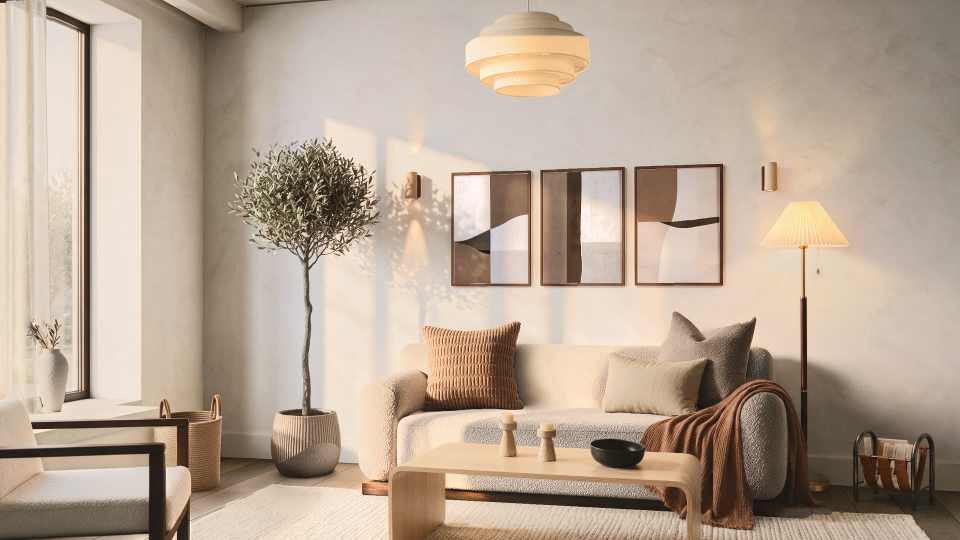
#> input picture assets/renders/living-room/warm-modern/fb13-2026-11-25/default-frame-m0w-fix1-pecan.png, 1920 x 1080 px (shown at 1/2 size)
$ python -i hwlib.py   (imports and definitions only)
#> lines starting #> are read from the running program, lines starting #| are printed output that depends on the picture; after the words box and inside, x2 and y2 are one past the last pixel; in counts of white or black regions, pixels touching at a corner belong together
#!/usr/bin/env python3
"""hwlib.py: shared helpers of the FB13 stage-A hero run (the M0-W canvas 2720 x 1530, the frame box, the clay's masks, the light
measures of the gate, the one display grade)."""
import json
import os

import cv2
import numpy as np
from PIL import Image

SP = "/tmp/claude-0/-home-user-homedesign-app/1b393486-20a3-508a-a0b0-d78a98b7d2b6/scratchpad/fb13-hero"
OUT = os.path.join(SP, "out")
REPO = "/home/user/homedesign-app"
FB13 = os.path.join(REPO, "assets/renders/living-room/warm-modern/fb13-2026-11-25")
FB = (77.4852652259332, 43.427947598253276, 2642.5147347740667, 1486.5720524017468)
W, H = 2720, 1530
PI = {"rug": 801, "vase": 803, "planter": 804, "basket": 805, "magazine-holder": 806, "floor-lamp": 807, "framed-art": 808,
      "accent-sconces": 809, "pendant": 810, "bowl": 811, "candle-holders": 812, "coffee-table": 813, "cushion-left": 814,
      "cushion-right": 815, "cushion-lumbar": 816, "throw": 817, "olive": 830, "candles": 831, "cord": 833}

srgb2lin = lambda a: np.where(a <= 0.04045, a / 12.92, ((a + 0.055) / 1.055) ** 2.4)
lin2srgb = lambda a: np.where(a <= 0.0031308, a * 12.92, 1.055 * np.clip(a, 0, None) ** (1 / 2.4) - 0.055)


def to_lab(rgb):
    return cv2.cvtColor(np.clip(rgb, 0, 1).astype(np.float32), cv2.COLOR_RGB2LAB)
#> returned value: shape (1080, 1920, 3) float32; mean of channels 0, 1, 2 97.3, 0, 0


def from_lab(lab):
    return np.clip(cv2.cvtColor(lab.astype(np.float32), cv2.COLOR_LAB2RGB), 0, 1)


def rd(p):
    return np.asarray(Image.open(p).convert("RGB")).astype(np.float32) / 255.0


def wr(p, rgb, **kw):
    Image.fromarray(np.rint(np.clip(rgb, 0, 1) * 255).astype(np.uint8)).save(p, **kw)


# [5 lines left out: function shifted_map, not called in this run]


_C = {}


# [52 lines left out: functions maps, frame_mask, frame_view, light_masks, measure, not called in this run]


def tone_curve(xs, ys):
    """a monotone curve on L* through the control points (PCHIP-like by np.interp on a dense, smoothed table)"""
    t = np.linspace(0, 100, 1001)
    y = np.interp(t, xs, ys)
    k = np.ones(41) / 41.0
    ypad = np.concatenate([np.full(20, y[0]) - (np.arange(20, 0, -1) * (y[1] - y[0])), y, np.full(20, y[-1]) + np.arange(1, 21) * (y[-1] - y[-2])])
    return t, np.convolve(ypad, k, mode="valid")


GRADE = dict(
    name="m0w-g2",
    xs=[0.0, 3.6, 26.7, 50.0, 65.5, 77.5, 93.0, 96.0, 100.0],
    ys=[4.8, 10.6, 36.0, 62.5, 76.5, 83.6, 89.6, 93.2, 98.8],
    a_shift=1.0, b_shift=2.5,                    # the shade: bone (a 1.5, b 7.5), never grey
    warm=dict(L0=80.0, L1=92.0, a=0.8, b=3.5),   # the sun and the lit plaster: warm white-gold (a about 3, b about 12), not orange
    note="ONE display grade for P-W, H-W and every edit of H-W (pointwise in Lab: commutes with the layers' compositing). The owner's "
         "note of 2026-11-26 on concept B ('a little too dramatic') and the house light spec (docs/proposals/wm-fb16-house-light-2026-11-26.md): "
         "shade plaster L about 76 (74-80), sunlit plaster about 89-90 (88-92), black point 10-11",
)


def apply_grade(rgb, gr=None):
    """ONE display grade, pointwise: L* through a monotone curve; a*, b* shifted (the shade's bone), a little more in the highlights
    (the sun's warm white-gold). The same for the plate, the hero and every edit."""
    gr = gr or GRADE
    lab = to_lab(rgb)
    t, y = tone_curve(gr["xs"], gr["ys"])
    L_in = lab[..., 0]
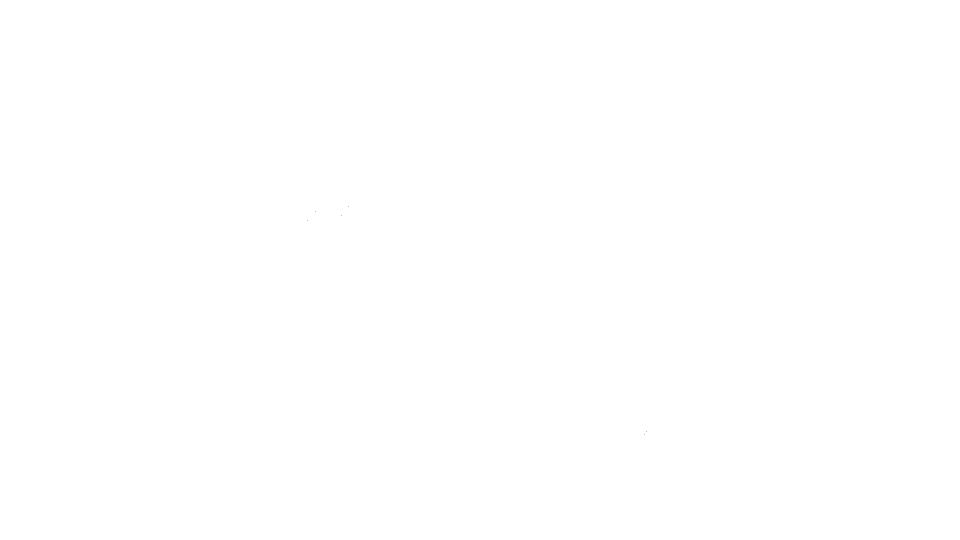
#> L_in: shape (1080, 1920) float32 (shown at 1/2 size); values 97.14 (black) and 100 (white), 100% white; black in thin lines or dots, all inside (x1, y1, x2, y2) = (615, 413, 1293, 869)
    Lo = np.interp(L_in, t, y)
    w = gr.get("warm")
    hi = np.clip((Lo - w["L0"]) / (w["L1"] - w["L0"]), 0, 1) if w else 0.0
#> hi: shape (1080, 1920) float64; every value is 1
    hi = hi * hi * (3 - 2 * hi) if w else 0.0
    # the shift fades in the darkest tones (a black stays neutral)
    lo = np.clip(Lo / 25.0, 0, 1)
    a_ = lab[..., 1] + (gr.get("a_shift", 0.0) + (w["a"] * hi if w else 0.0)) * lo
    b_ = lab[..., 2] + (gr.get("b_shift", 0.0) + (w["b"] * hi if w else 0.0)) * lo
    return from_lab(np.dstack([Lo, a_, b_]))


# [6 lines not run here, left out]

>>> import cv2
>>> picture = cv2.cvtColor(cv2.imread('../default-frame-m0w-fix1-pecan.png'), cv2.COLOR_BGR2RGB)
>>> result = apply_grade(picture)

$ run again, on assets/renders/living-room/warm-modern/fb13-2026-11-25/m0w-clay.png
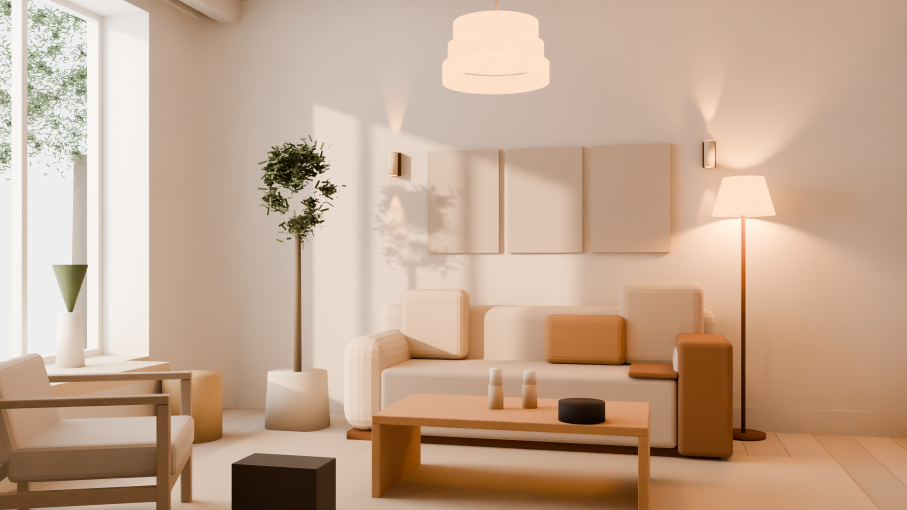
#> input picture assets/renders/living-room/warm-modern/fb13-2026-11-25/m0w-clay.png, 2720 x 1530 px (shown at 1/3 size)
#> hi: shape (1530, 2720) float64; values 0 (black) and 1 (white), 100% white; black in thin lines or dots, all inside (x1, y1, x2, y2) = (874, 474, 2033, 1345)
#> lo: shape (1530, 2720) float64; values 0.192 (black) and 1 (white), 100% white; black in thin lines or dots, all inside (x1, y1, x2, y2) = (874, 515, 2032, 1344)
#> in apply_grade, `a_ = lab[..., 1] + (gr.get("a_shift", 0.0) + (w["a"] * hi if w else 0...`:
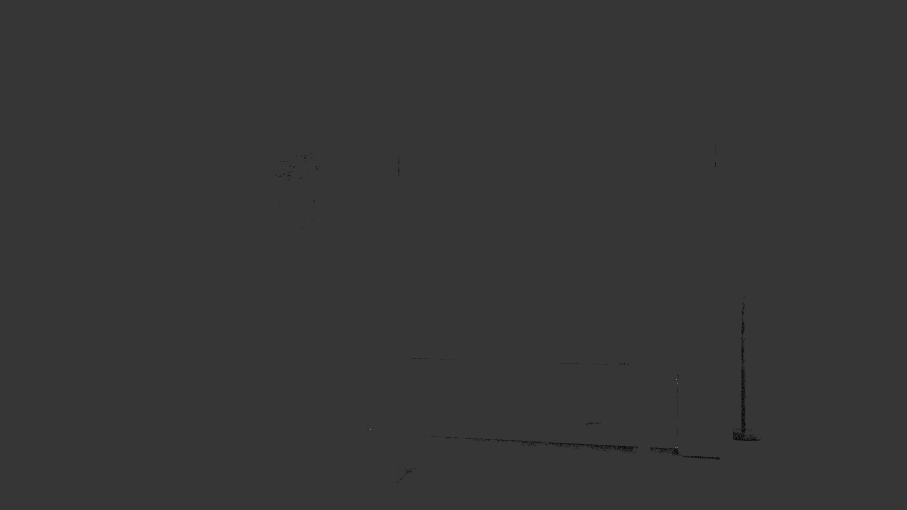
#> a_: shape (1530, 2720) float64 (shown at 1/3 size); min -19.75, max 81.09, mean 1.8; drawn with min black and max white
#> in apply_grade, `b_ = lab[..., 2] + (gr.get("b_shift", 0.0) + (w["b"] * hi if w else 0...`:
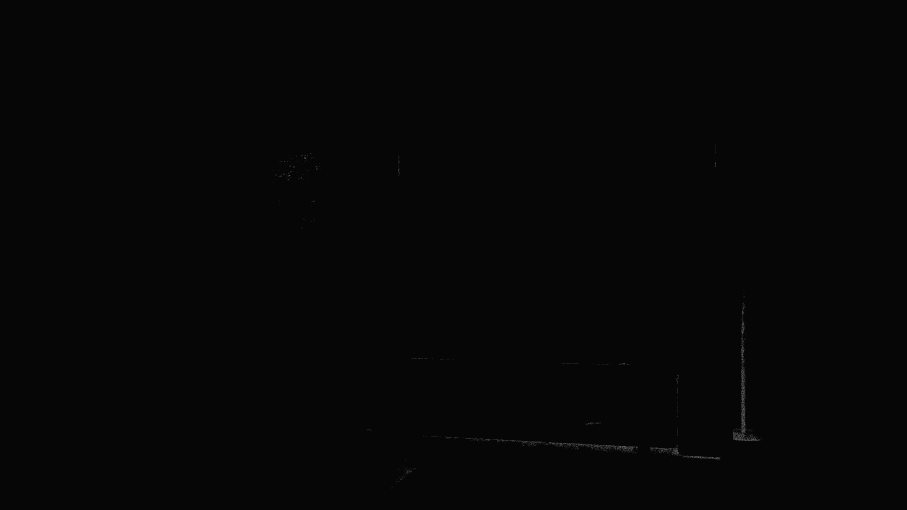
#> b_: shape (1530, 2720) float64 (shown at 1/3 size); min 0.48, max 100.5, mean 6.1
